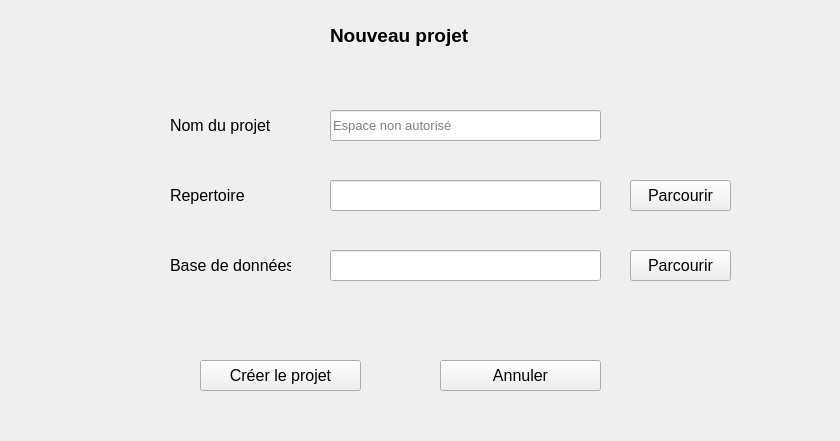
<?xml version="1.0" encoding="UTF-8"?>
<ui version="4.0">
 <class>Form</class>
 <widget class="QWidget" name="Form">
  <property name="geometry">
   <rect>
    <x>0</x>
    <y>0</y>
    <width>840</width>
    <height>441</height>
   </rect>
  </property>
  <property name="windowTitle">
   <string>Form</string>
  </property>
  <widget class="QLabel" name="label">
   <property name="geometry">
    <rect>
     <x>330</x>
     <y>0</y>
     <width>171</width>
     <height>71</height>
    </rect>
   </property>
   <property name="font">
    <font>
     <pointsize>14</pointsize>
     <weight>75</weight>
     <bold>true</bold>
    </font>
   </property>
   <property name="text">
    <string>Nouveau projet</string>
   </property>
  </widget>
  <widget class="QLineEdit" name="projectname">
   <property name="geometry">
    <rect>
     <x>330</x>
     <y>110</y>
     <width>271</width>
     <height>31</height>
    </rect>
   </property>
   <property name="font">
    <font>
     <pointsize>10</pointsize>
    </font>
   </property>
   <property name="placeholderText">
    <string>Espace non autorisé</string>
   </property>
  </widget>
  <widget class="QLabel" name="label_4">
   <property name="geometry">
    <rect>
     <x>170</x>
     <y>250</y>
     <width>121</width>
     <height>31</height>
    </rect>
   </property>
   <property name="font">
    <font>
     <pointsize>12</pointsize>
    </font>
   </property>
   <property name="text">
    <string>Base de données</string>
   </property>
  </widget>
  <widget class="QLabel" name="label_2">
   <property name="geometry">
    <rect>
     <x>170</x>
     <y>110</y>
     <width>121</width>
     <height>31</height>
    </rect>
   </property>
   <property name="font">
    <font>
     <pointsize>12</pointsize>
    </font>
   </property>
   <property name="text">
    <string>Nom du projet</string>
   </property>
  </widget>
  <widget class="QPushButton" name="browse_data">
   <property name="geometry">
    <rect>
     <x>630</x>
     <y>250</y>
     <width>101</width>
     <height>31</height>
    </rect>
   </property>
   <property name="font">
    <font>
     <pointsize>12</pointsize>
    </font>
   </property>
   <property name="text">
    <string>Parcourir</string>
   </property>
  </widget>
  <widget class="QPushButton" name="repertoire">
   <property name="geometry">
    <rect>
     <x>630</x>
     <y>180</y>
     <width>101</width>
     <height>31</height>
    </rect>
   </property>
   <property name="font">
    <font>
     <pointsize>12</pointsize>
    </font>
   </property>
   <property name="text">
    <string>Parcourir</string>
   </property>
  </widget>
  <widget class="QLabel" name="label_3">
   <property name="geometry">
    <rect>
     <x>170</x>
     <y>180</y>
     <width>121</width>
     <height>31</height>
    </rect>
   </property>
   <property name="font">
    <font>
     <pointsize>12</pointsize>
    </font>
   </property>
   <property name="text">
    <string>Repertoire</string>
   </property>
  </widget>
  <widget class="QLineEdit" name="dta_url">
   <property name="geometry">
    <rect>
     <x>330</x>
     <y>250</y>
     <width>271</width>
     <height>31</height>
    </rect>
   </property>
   <property name="font">
    <font>
     <pointsize>10</pointsize>
    </font>
   </property>
  </widget>
  <widget class="QLineEdit" name="dir_url">
   <property name="geometry">
    <rect>
     <x>330</x>
     <y>180</y>
     <width>271</width>
     <height>31</height>
    </rect>
   </property>
   <property name="font">
    <font>
     <pointsize>10</pointsize>
    </font>
   </property>
  </widget>
  <widget class="QPushButton" name="createproject">
   <property name="geometry">
    <rect>
     <x>200</x>
     <y>360</y>
     <width>161</width>
     <height>31</height>
    </rect>
   </property>
   <property name="font">
    <font>
     <pointsize>12</pointsize>
    </font>
   </property>
   <property name="text">
    <string>Créer le projet</string>
   </property>
  </widget>
  <widget class="QPushButton" name="cancel">
   <property name="geometry">
    <rect>
     <x>440</x>
     <y>360</y>
     <width>161</width>
     <height>31</height>
    </rect>
   </property>
   <property name="font">
    <font>
     <pointsize>12</pointsize>
    </font>
   </property>
   <property name="text">
    <string>Annuler</string>
   </property>
  </widget>
 </widget>
 <resources/>
 <connections/>
</ui>
